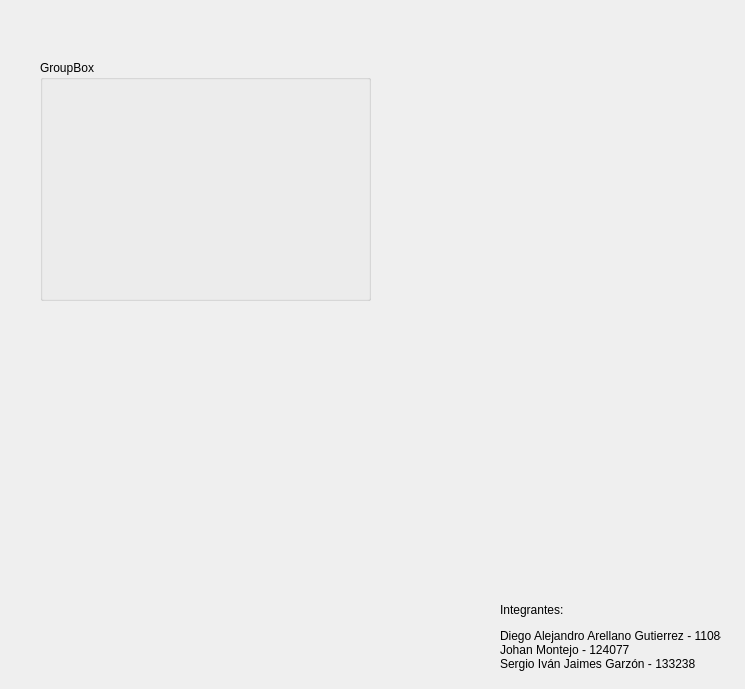
<?xml version="1.0" encoding="UTF-8"?>
<ui version="4.0">
 <class>Form</class>
 <widget class="QWidget" name="Form">
  <property name="geometry">
   <rect>
    <x>0</x>
    <y>0</y>
    <width>745</width>
    <height>689</height>
   </rect>
  </property>
  <property name="windowTitle">
   <string>Form</string>
  </property>
  <widget class="QLabel" name="label">
   <property name="geometry">
    <rect>
     <x>500</x>
     <y>550</y>
     <width>221</width>
     <height>121</height>
    </rect>
   </property>
   <property name="text">
    <string>&lt;html&gt;&lt;head/&gt;&lt;body&gt;&lt;p&gt;Integrantes: &lt;/p&gt;&lt;p&gt;Diego Alejandro Arellano Gutierrez - 110847&lt;br/&gt;Johan Montejo - 124077&lt;br/&gt;Sergio Iván Jaimes Garzón - 133238&lt;/p&gt;&lt;/body&gt;&lt;/html&gt;</string>
   </property>
   <property name="alignment">
    <set>Qt::AlignBottom|Qt::AlignLeading|Qt::AlignLeft</set>
   </property>
  </widget>
  <widget class="QGroupBox" name="groupBox">
   <property name="geometry">
    <rect>
     <x>40</x>
     <y>60</y>
     <width>331</width>
     <height>241</height>
    </rect>
   </property>
   <property name="title">
    <string>GroupBox</string>
   </property>
   <widget class="PlotWidget" name="widget" native="true">
    <property name="geometry">
     <rect>
      <x>30</x>
      <y>40</y>
      <width>120</width>
      <height>80</height>
     </rect>
    </property>
   </widget>
  </widget>
  <widget class="QLabel" name="label_2">
   <property name="geometry">
    <rect>
     <x>20</x>
     <y>580</y>
     <width>481</width>
     <height>91</height>
    </rect>
   </property>
   <property name="text">
    <string>&lt;html&gt;&lt;head/&gt;&lt;body&gt;&lt;p&gt;&lt;img src=&quot;:/newPrefix/UNIVERSIDAD_ECCI.png&quot; width=&quot;400&quot;/&gt;&lt;/p&gt;&lt;/body&gt;&lt;/html&gt;</string>
   </property>
   <property name="alignment">
    <set>Qt::AlignBottom|Qt::AlignLeading|Qt::AlignLeft</set>
   </property>
  </widget>
 </widget>
 <customwidgets>
  <customwidget>
   <class>PlotWidget</class>
   <extends>QWidget</extends>
   <header>plotwidget.h</header>
   <container>1</container>
  </customwidget>
 </customwidgets>
 <resources>
  <include location="Img/IMG.qrc"/>
 </resources>
 <connections/>
</ui>
